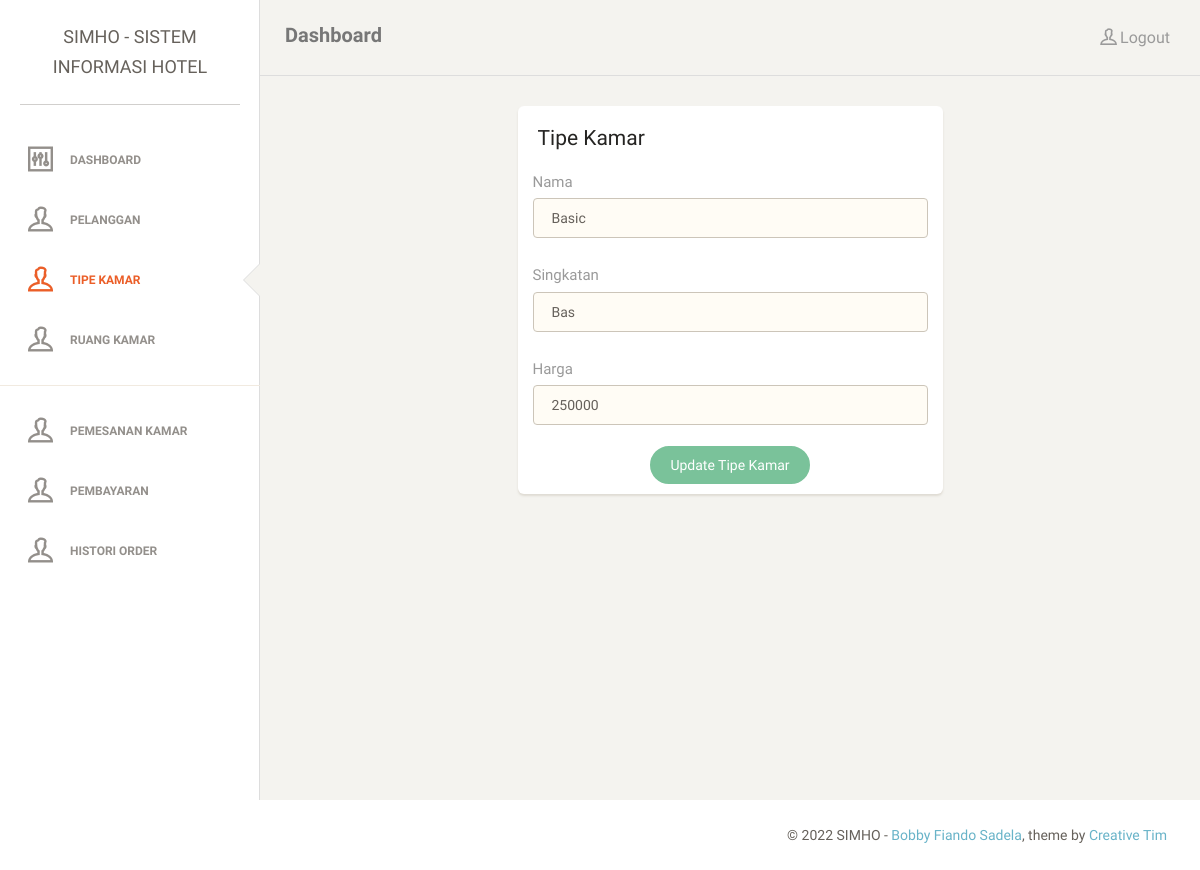
Screenshot of /simho/admin/tipe_kamar.php?aksi=edit&id=1 (signed in) with the database file from the repository.
### tables this page shows
CREATE TABLE `tipe_kamar` (
  `idtipe_kamar` tinyint(4) NOT NULL,
  `nama` varchar(20) NOT NULL,
  `singkatan` varchar(15) NOT NULL,
  `harga` int(11) NOT NULL
);

### simho/admin/content/edit_tipe_kamar.php (the view, shortened to what this page needs)
<?php
$id = $_GET['id'];
$result = mysqli_query($connect, "SELECT * FROM tipe_kamar WHERE idtipe_kamar=$id");
while($res = mysqli_fetch_array($result)) {
	$nama = $res['nama'];
	$singkatan = $res['singkatan'];
	$harga = $res['harga'];
}
?>
  <div class="col-md-6 col-md-offset-3">
    <div class="card">
      <div class="header">
        <h4 class="title">Tipe Kamar</h4>
      </div>
      <div class="content">
        <form method="post" action="<?php $_SERVER['PHP_SELF']; ?>">
          <div class="row">
            <div class="col-md-12">
              <div class="form-group">
                <label>Nama</label>
                <input type="text" name="nama" class="form-control border-input" placeholder="Nama" value="<?php echo $nama; ?>">
              </div>
            </div>
          </div>
          <div class="row">
            <div class="col-md-12">
              <div class="form-group">
                <label>Singkatan</label>
                <input type="text" name="singkatan" class="form-control border-input" placeholder="Singkatan" value="<?php echo $singkatan; ?>">
              </div>
            </div>
          </div>
          <div class="row">
            <div class="col-md-12">
              <div class="form-group">
                <label>Harga</label>
                <input type="text" name="harga" class="form-control border-input" placeholder="Harga" value="<?php echo $harga; ?>">
              </div>
            </div>
          </div>
          <div class="text-center">
            <button type="submit" class="btn btn-success btn-fill btn-wd" name="update">Update Tipe Kamar</button>
          </div>
      </div>
    </div>
  </div>
  </div>
  </div>
  </div>

### rows the page displays
tipe_kamar: nama "Basic", singkatan "Bas", harga "250000"
